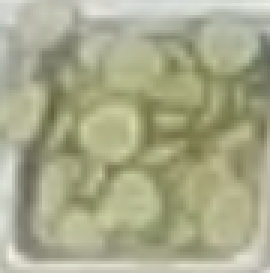
#> input picture 02. Color analysis/color_analysis/pickles/01. full.png, 90 x 91 px (shown 3 times larger)
$ python -i logic.py   (imports and definitions only)
#> lines starting #> are read from the running program, lines starting #| are printed output that depends on the picture; after the words box and inside, x2 and y2 are one past the last pixel; in counts of white or black regions, pixels touching at a corner belong together
import cv2
import numpy as np
import os

class FoodAnalyzer:

    @staticmethod
    def _load_image(path):
        if not os.path.exists(path):
            raise FileNotFoundError(f"La imagen no existe en: {path}")
        img = cv2.imread(path)
#> img is the input picture: shape (91, 90, 3); mean B, G, R 138.8, 169.2, 167.6
        if img is None:
            raise ValueError("No se pudo leer la imagen (formato incorrecto o corrupto).")
        return img

    @staticmethod
    def _calculate_percent(mask, img_shape):
        food_pixels = cv2.countNonZero(mask)
        total_pixels = img_shape[0] * img_shape[1]
        return round((food_pixels / total_pixels) * 100, 2)

    def analyze_pickles(self, path):
        img = self._load_image(path)
        img_blur = cv2.GaussianBlur(img, (3, 3), 0)

        # ExG
        img_float = img_blur.astype(np.float32)
        b, g, r = cv2.split(img_float)
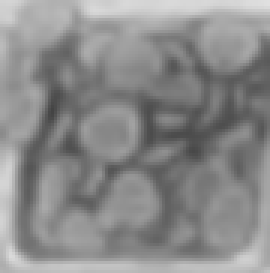
#> b: shape (91, 90) float32 (shown 3 times larger); min 68, max 224, mean 138.8
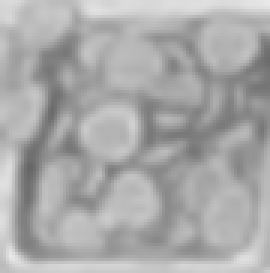
#> g: shape (91, 90) float32 (shown 3 times larger); min 102, max 233, mean 169.3
        exg = 2 * g - r - b
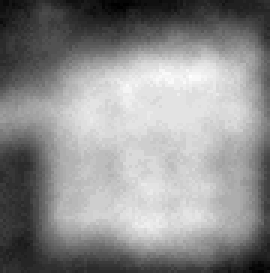
#> exg: shape (91, 90) float32 (shown 3 times larger); min 6, max 53, mean 32.1; drawn with min black and max white
        exg_norm = cv2.normalize(exg, None, 0, 255, cv2.NORM_MINMAX).astype(np.uint8)
        _, mask_exg = cv2.threshold(exg_norm, 110, 255, cv2.THRESH_BINARY)
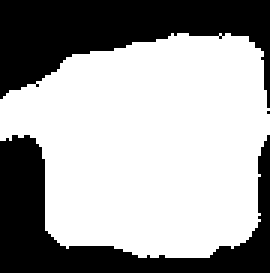
#> mask_exg: shape (91, 90) (shown 3 times larger); 63.5% white; 3 black regions (1 under 20 px), largest, box (x1, y1, x2, y2) and area: (0, 0, 90, 36) 1602, (0, 45, 90, 91) 1388

        # Saturación
        hsv = cv2.cvtColor(img_blur, cv2.COLOR_BGR2HSV)
#> hsv: shape (91, 90, 3); mean H, S, V 32.6, 48.1, 169.5
        s_channel = hsv[:,:,1]
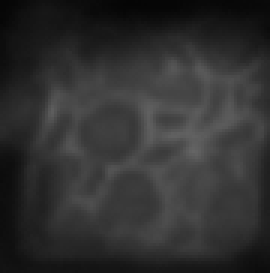
#> s_channel: shape (91, 90) (shown 3 times larger); min 5, max 101, mean 48.1
        _, mask_sat = cv2.threshold(s_channel, 40, 255, cv2.THRESH_BINARY)
#> mask_sat: shape (91, 90); 62.2% white; 2 black regions, box (x1, y1, x2, y2) and area: (0, 0, 90, 40) 1739, (0, 42, 90, 91) 1355

        mask_combined = cv2.bitwise_and(mask_exg, mask_sat)
#> mask_combined: shape (91, 90); 59.8% white; 3 black regions (1 under 20 px), largest, box (x1, y1, x2, y2) and area: (0, 0, 90, 40) 1810, (0, 42, 90, 91) 1483

        # Morfología
        kernel_small = cv2.getStructuringElement(cv2.MORPH_ELLIPSE, (3,3))
        mask_closed = cv2.morphologyEx(mask_combined, cv2.MORPH_CLOSE, kernel_small, iterations=1)
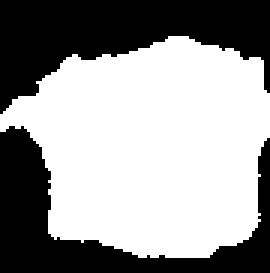
#> mask_closed: shape (91, 90) (shown 3 times larger); 60% white; 2 black regions, box (x1, y1, x2, y2) and area: (0, 0, 90, 38) 1802, (0, 42, 90, 91) 1478
        mask_final = cv2.erode(mask_closed, kernel_small, iterations=1)
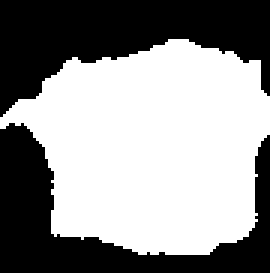
#> mask_final: shape (91, 90) (shown 3 times larger); 56.9% white; 2 black regions

        # Filtro de área simple
        contours, _ = cv2.findContours(mask_final, cv2.RETR_EXTERNAL, cv2.CHAIN_APPROX_NONE)
#> contours = 1 contour; box (x1, y1, x2, y2) and area: (0, 13, 90, 85) 4529
        mask_filtered = np.zeros_like(mask_final)
        for cnt in contours:
            if cv2.contourArea(cnt) > 30:
                cv2.drawContours(mask_filtered, [cnt], -1, 255, -1)
#> this loop made 1 pass

        return self._calculate_percent(mask_filtered, img.shape)
#> in _calculate_percent, `food_pixels = cv2.countNonZero(mask)`: food_pixels = 4660

    # [107 lines left out: functions analyze_pepper, analyze_onion, analyze_lettuce, analyze_bacon, analyze_tomato, not called in this run]

>>> result = FoodAnalyzer().analyze_pickles('../../02. Color analysis/color_analysis/pickles/01. full.png')
#> result = 56.9

$ run again, on 02. Color analysis/color_analysis/pickles/02. medium.png
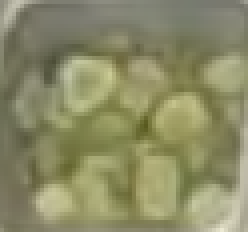
#> input picture 02. Color analysis/color_analysis/pickles/02. medium.png, 62 x 58 px (shown 4 times larger)
#> in _load_image, img is the input picture: shape (58, 62, 3); mean B, G, R 102.1, 139.1, 139.2
#> in analyze_pickles, `_, mask_exg = cv2.threshold(exg_norm, 110, 255, cv2.THRESH_BINARY)`:
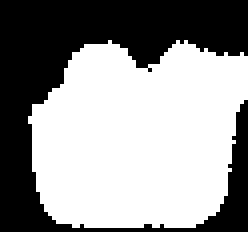
#> mask_exg: shape (58, 62) (shown 4 times larger); 58.1% white; 1 black region, box (x1, y1, x2, y2) and area: (0, 0, 62, 58) 1507
#> hsv: shape (58, 62, 3); mean H, S, V 30, 69.1, 140
#> mask_sat: shape (58, 62); 84.6% white; 3 black regions (1 under 20 px), largest, box (x1, y1, x2, y2) and area: (0, 0, 62, 11) 472, (51, 36, 62, 58) 79
#> mask_closed: shape (58, 62); 58.7% white; 3 black regions (1 under 20 px), largest, box (x1, y1, x2, y2) and area: (0, 0, 62, 58) 1304, (48, 25, 62, 58) 171
#> in analyze_pickles, `mask_final = cv2.erode(mask_closed, kernel_small, iterations=1)`:
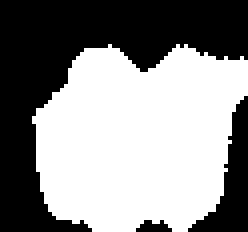
#> mask_final: shape (58, 62) (shown 4 times larger); 54.7% white; 3 black regions (1 under 20 px)
#> contours = 1 contour; box (x1, y1, x2, y2) and area: (8, 11, 62, 58) 1887
#> the loop in analyze_pickles, `for cnt in contours:` made 1 pass
#> food_pixels = 1968
#> result = 54.73

$ run again, on 02. Color analysis/color_analysis/pickles/03. low.png
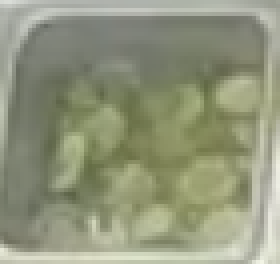
#> input picture 02. Color analysis/color_analysis/pickles/03. low.png, 70 x 66 px (shown 4 times larger)
#> in _load_image, img is the input picture: shape (66, 70, 3); mean B, G, R 123.8, 149.7, 145.1
#> in analyze_pickles, `_, mask_exg = cv2.threshold(exg_norm, 110, 255, cv2.THRESH_BINARY)`:
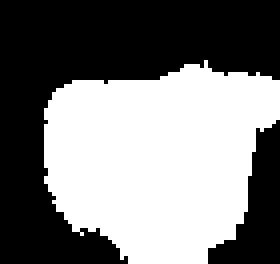
#> mask_exg: shape (66, 70) (shown 4 times larger); 48.4% white; 1 white region, box (x1, y1, x2, y2) and area: (11, 15, 70, 66) 2235
#> hsv: shape (66, 70, 3); mean H, S, V 36.4, 45.4, 149.7
#> mask_sat: shape (66, 70); 51.2% white; 1 black region, box (x1, y1, x2, y2) and area: (0, 0, 70, 66) 2254
#> mask_combined: shape (66, 70); 45.6% white; 1 white region, box (x1, y1, x2, y2) and area: (11, 15, 70, 63) 2108
#> mask_closed: shape (66, 70); 45.8% white; 1 white region, box (x1, y1, x2, y2) and area: (11, 15, 70, 63) 2115
#> in analyze_pickles, `mask_final = cv2.erode(mask_closed, kernel_small, iterations=1)`:
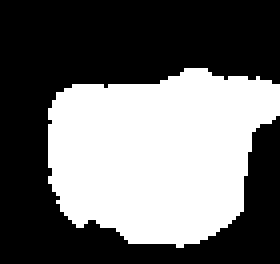
#> mask_final: shape (66, 70) (shown 4 times larger); 42.3% white; 1 white region
#> contours = 1 contour; box (x1, y1, x2, y2) and area: (12, 17, 70, 62) 1872
#> the loop in analyze_pickles, `for cnt in contours:` made 1 pass
#> food_pixels = 1954
#> result = 42.29

$ run again, on 02. Color analysis/color_analysis/pickles/03. medium.png
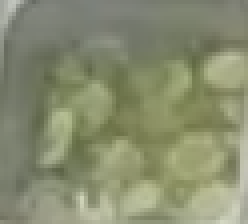
#> input picture 02. Color analysis/color_analysis/pickles/03. medium.png, 62 x 56 px (shown 4 times larger)
#> in _load_image, img is the input picture: shape (56, 62, 3); mean B, G, R 111.7, 141, 135.9
#> mask_exg: shape (56, 62); 60.2% white; 2 black regions, box (x1, y1, x2, y2) and area: (0, 0, 62, 56) 1282, (51, 28, 62, 56) 99
#> hsv: shape (56, 62, 3); mean H, S, V 36, 52.9, 141
#> mask_sat: shape (56, 62); 66.2% white; 2 black regions, box (x1, y1, x2, y2) and area: (0, 0, 62, 56) 1062, (49, 31, 62, 56) 110
#> mask_combined: shape (56, 62); 59.1% white; 2 black regions, box (x1, y1, x2, y2) and area: (0, 0, 62, 56) 1301, (49, 28, 62, 56) 120
#> mask_closed: shape (56, 62); 59.4% white; 2 black regions, box (x1, y1, x2, y2) and area: (0, 0, 62, 56) 1295, (49, 31, 62, 56) 116
#> in analyze_pickles, `mask_final = cv2.erode(mask_closed, kernel_small, iterations=1)`:
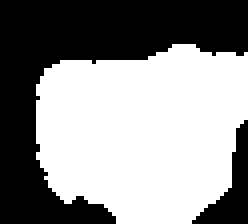
#> mask_final: shape (56, 62) (shown 4 times larger); 55.6% white; 2 black regions
#> contours = 1 contour; box (x1, y1, x2, y2) and area: (9, 11, 62, 56) 1852
#> the loop in analyze_pickles, `for cnt in contours:` made 1 pass
#> food_pixels = 1932
#> result = 55.65
